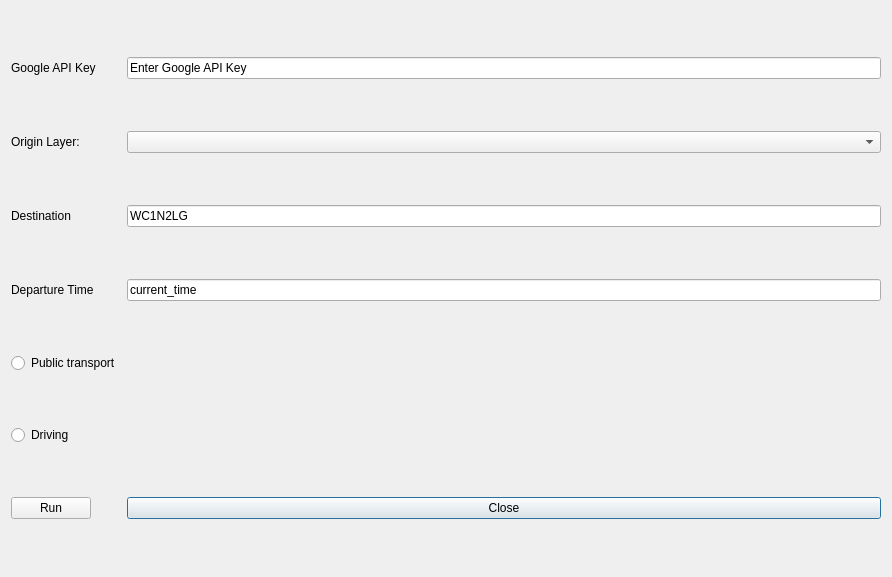
<?xml version="1.0" encoding="UTF-8"?>
<ui version="4.0">
 <class>GoogleMapsAPI_linkerDialogBase</class>
 <widget class="QDialog" name="GoogleMapsAPI_linkerDialogBase">
  <property name="geometry">
   <rect>
    <x>0</x>
    <y>0</y>
    <width>892</width>
    <height>577</height>
   </rect>
  </property>
  <property name="windowTitle">
   <string>GoogleMapsAPI_linker</string>
  </property>
  <layout class="QGridLayout" name="gridLayout">
   <item row="2" column="0">
    <widget class="QLabel" name="label_4">
     <property name="text">
      <string>Destination</string>
     </property>
    </widget>
   </item>
   <item row="1" column="1">
    <widget class="QComboBox" name="layer_comboBox"/>
   </item>
   <item row="2" column="1">
    <widget class="QLineEdit" name="Postcode_lineEdit">
     <property name="text">
      <string>WC1N2LG</string>
     </property>
    </widget>
   </item>
   <item row="5" column="0">
    <widget class="QRadioButton" name="radio_VE">
     <property name="text">
      <string>Driving</string>
     </property>
    </widget>
   </item>
   <item row="0" column="1">
    <widget class="QLineEdit" name="APIKey_lineEdit">
     <property name="text">
      <string>Enter Google API Key</string>
     </property>
    </widget>
   </item>
   <item row="6" column="1">
    <widget class="QPushButton" name="close_button">
     <property name="text">
      <string>Close</string>
     </property>
    </widget>
   </item>
   <item row="3" column="0">
    <widget class="QLabel" name="label_2">
     <property name="text">
      <string>Departure Time</string>
     </property>
    </widget>
   </item>
   <item row="0" column="0">
    <widget class="QLabel" name="label_3">
     <property name="text">
      <string>Google API Key</string>
     </property>
    </widget>
   </item>
   <item row="3" column="1">
    <widget class="QLineEdit" name="departure_lineEdit">
     <property name="text">
      <string>current_time</string>
     </property>
     <property name="readOnly">
      <bool>true</bool>
     </property>
    </widget>
   </item>
   <item row="6" column="0">
    <widget class="QPushButton" name="run_button">
     <property name="sizePolicy">
      <sizepolicy hsizetype="Maximum" vsizetype="Fixed">
       <horstretch>0</horstretch>
       <verstretch>0</verstretch>
      </sizepolicy>
     </property>
     <property name="text">
      <string>Run</string>
     </property>
    </widget>
   </item>
   <item row="1" column="0">
    <widget class="QLabel" name="label">
     <property name="text">
      <string>Origin Layer:</string>
     </property>
    </widget>
   </item>
   <item row="4" column="0">
    <widget class="QRadioButton" name="radio_PT">
     <property name="text">
      <string>Public transport</string>
     </property>
    </widget>
   </item>
  </layout>
 </widget>
 <resources/>
 <connections/>
</ui>
